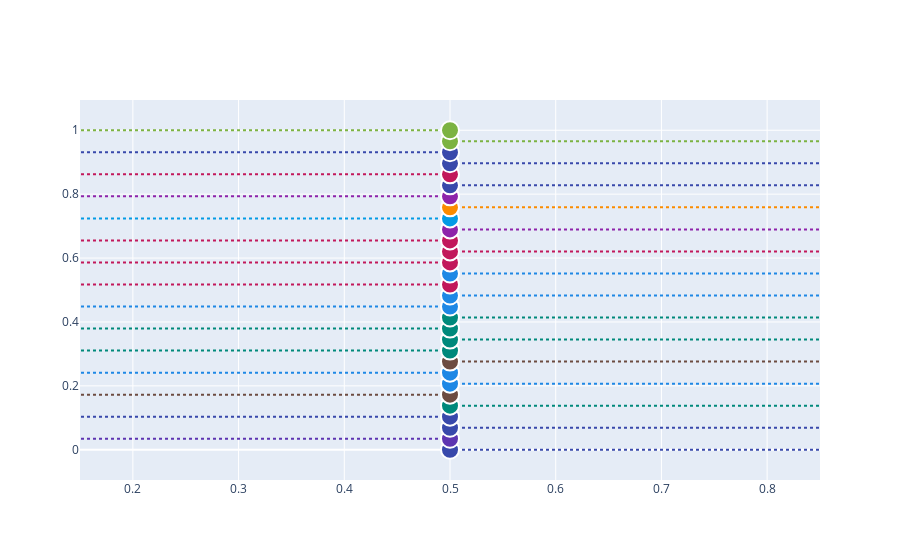

Notebook code for this chart:
### Code cell
# 4. Event markers (HOVER SHOWS FULL DETAILS)
fig.add_trace(go.Scatter(
    x=[0.5] * len(df), y=df["y_pos"],
    mode='markers',
    marker=dict(size=18, color=df["color"], 
                line=dict(color='white', width=2)),
    text=df["hover_text"],
    hovertemplate='%{text}<extra></extra>',
    showlegend=False
))

### Figure 1 — Plotly figure (JSON) as saved in the notebook; plotly's stock layout.template omitted (floating-point values rounded to 4 significant figures)
{"data": [{"hoverinfo": "skip", "line": {"color": "#546e7a", "width": 4}, "mode": "lines", "showlegend": false, "type": "scatter", "x": [0.5, 0.5], "y": [0, 1]}, {"hoverinfo": "skip", "line": {"color": "#3949ab", "dash": "dot", "width": 2}, "mode": "lines", "showlegend": false, "type": "scatter", "x": [0.5, 0.85], "y": [0, 0]}, {"hoverinfo": "skip", "line": {"color": "#5e35b1", "dash": "dot", "width": 2}, "mode": "lines", "showlegend": false, "type": "scatter", "x": [0.5, 0.15], "y": [0.03448, 0.03448]}, {"hoverinfo": "skip", "line": {"color": "#3949ab", "dash": "dot", "width": 2}, "mode": "lines", "showlegend": false, "type": "scatter", "x": [0.5, 0.85], "y": [0.06897, 0.06897]}, {"hoverinfo": "skip", "line": {"color": "#3949ab", "dash": "dot", "width": 2}, "mode": "lines", "showlegend": false, "type": "scatter", "x": [0.5, 0.15], "y": [0.1034, 0.1034]}, {"hoverinfo": "skip", "line": {"color": "#00897b", "dash": "dot", "width": 2}, "mode": "lines", "showlegend": false, "type": "scatter", "x": [0.5, 0.85], "y": [0.1379, 0.1379]}, {"hoverinfo": "skip", "line": {"color": "#6d4c41", "dash": "dot", "width": 2}, "mode": "lines", "showlegend": false, "type": "scatter", "x": [0.5, 0.15], "y": [0.1724, 0.1724]}, {"hoverinfo": "skip", "line": {"color": "#1e88e5", "dash": "dot", "width": 2}, "mode": "lines", "showlegend": false, "type": "scatter", "x": [0.5, 0.85], "y": [0.2069, 0.2069]}, {"hoverinfo": "skip", "line": {"color": "#1e88e5", "dash": "dot", "width": 2}, "mode": "lines", "showlegend": false, "type": "scatter", "x": [0.5, 0.15], "y": [0.2414, 0.2414]}, {"hoverinfo": "skip", "line": {"color": "#6d4c41", "dash": "dot", "width": 2}, "mode": "lines", "showlegend": false, "type": "scatter", "x": [0.5, 0.85], "y": [0.2759, 0.2759]}, {"hoverinfo": "skip", "line": {"color": "#00897b", "dash": "dot", "width": 2}, "mode": "lines", "showlegend": false, "type": "scatter", "x": [0.5, 0.15], "y": [0.3103, 0.3103]}, {"hoverinfo": "skip", "line": {"color": "#00897b", "dash": "dot", "width": 2}, "mode": "lines", "showlegend": false, "type": "scatter", "x": [0.5, 0.85], "y": [0.3448, 0.3448]}, {"hoverinfo": "skip", "line": {"color": "#00897b", "dash": "dot", "width": 2}, "mode": "lines", "showlegend": false, "type": "scatter", "x": [0.5, 0.15], "y": [0.3793, 0.3793]}, {"hoverinfo": "skip", "line": {"color": "#00897b", "dash": "dot", "width": 2}, "mode": "lines", "showlegend": false, "type": "scatter", "x": [0.5, 0.85], "y": [0.4138, 0.4138]}, {"hoverinfo": "skip", "line": {"color": "#1e88e5", "dash": "dot", "width": 2}, "mode": "lines", "showlegend": false, "type": "scatter", "x": [0.5, 0.15], "y": [0.4483, 0.4483]}, {"hoverinfo": "skip", "line": {"color": "#1e88e5", "dash": "dot", "width": 2}, "mode": "lines", "showlegend": false, "type": "scatter", "x": [0.5, 0.85], "y": [0.4828, 0.4828]}, {"hoverinfo": "skip", "line": {"color": "#c2185b", "dash": "dot", "width": 2}, "mode": "lines", "showlegend": false, "type": "scatter", "x": [0.5, 0.15], "y": [0.5172, 0.5172]}, {"hoverinfo": "skip", "line": {"color": "#1e88e5", "dash": "dot", "width": 2}, "mode": "lines", "showlegend": false, "type": "scatter", "x": [0.5, 0.85], "y": [0.5517, 0.5517]}, {"hoverinfo": "skip", "line": {"color": "#c2185b", "dash": "dot", "width": 2}, "mode": "lines", "showlegend": false, "type": "scatter", "x": [0.5, 0.15], "y": [0.5862, 0.5862]}, {"hoverinfo": "skip", "line": {"color": "#c2185b", "dash": "dot", "width": 2}, "mode": "lines", "showlegend": false, "type": "scatter", "x": [0.5, 0.85], "y": [0.6207, 0.6207]}, {"hoverinfo": "skip", "line": {"color": "#c2185b", "dash": "dot", "width": 2}, "mode": "lines", "showlegend": false, "type": "scatter", "x": [0.5, 0.15], "y": [0.6552, 0.6552]}, {"hoverinfo": "skip", "line": {"color": "#8e24aa", "dash": "dot", "width": 2}, "mode": "lines", "showlegend": false, "type": "scatter", "x": [0.5, 0.85], "y": [0.6897, 0.6897]}, {"hoverinfo": "skip", "line": {"color": "#039be5", "dash": "dot", "width": 2}, "mode": "lines", "showlegend": false, "type": "scatter", "x": [0.5, 0.15], "y": [0.7241, 0.7241]}, {"hoverinfo": "skip", "line": {"color": "#fb8c00", "dash": "dot", "width": 2}, "mode": "lines", "showlegend": false, "type": "scatter", "x": [0.5, 0.85], "y": [0.7586, 0.7586]}, {"hoverinfo": "skip", "line": {"color": "#8e24aa", "dash": "dot", "width": 2}, "mode": "lines", "showlegend": false, "type": "scatter", "x": [0.5, 0.15], "y": [0.7931, 0.7931]}, {"hoverinfo": "skip", "line": {"color": "#3949ab", "dash": "dot", "width": 2}, "mode": "lines", "showlegend": false, "type": "scatter", "x": [0.5, 0.85], "y": [0.8276, 0.8276]}, {"hoverinfo": "skip", "line": {"color": "#c2185b", "dash": "dot", "width": 2}, "mode": "lines", "showlegend": false, "type": "scatter", "x": [0.5, 0.15], "y": [0.8621, 0.8621]}, {"hoverinfo": "skip", "line": {"color": "#3949ab", "dash": "dot", "width": 2}, "mode": "lines", "showlegend": false, "type": "scatter", "x": [0.5, 0.85], "y": [0.8966, 0.8966]}, {"hoverinfo": "skip", "line": {"color": "#3949ab", "dash": "dot", "width": 2}, "mode": "lines", "showlegend": false, "type": "scatter", "x": [0.5, 0.15], "y": [0.931, 0.931]}, {"hoverinfo": "skip", "line": {"color": "#7cb342", "dash": "dot", "width": 2}, "mode": "lines", "showlegend": false, "type": "scatter", "x": [0.5, 0.85], "y": [0.9655, 0.9655]}, {"hoverinfo": "skip", "line": {"color": "#7cb342", "dash": "dot", "width": 2}, "mode": "lines", "showlegend": false, "type": "scatter", "x": [0.5, 0.15], "y": [1, 1]}, {"hovertemplate": "%{text}<extra></extra>", "marker": {"color": ["#3949ab", "#5e35b1", "#3949ab", "#3949ab", "#00897b", "#6d4c41", "#1e88e5", "#1e88e5", "#6d4c41", "#00897b", "#00897b", "#00897b", "#00897b", "#1e88e5", "#1e88e5", "#c2185b", "#1e88e5", "#c2185b", "#c2185b", "#c2185b", "#8e24aa", "#039be5", "#fb8c00", "#8e24aa", "#3949ab", "#c2185b", "#3949ab", "#3949ab", "#7cb342", "#7cb342"], "line": {"color": "white", "width": 2}, "size": 18}, "mode": "markers", "showlegend": false, "text": ["<b>Proto-Dravidian period</b><br><b>Period:</b> ~4500 BCE (2500 BCE)<br><b>Category:</b> Linguistics<br><br><b>Evidence:</b><br>Bayesian phylogenetics; comparative-historical linguistics<br><br><b>Description:</b><br>Proto-Dravidian dated to ~4,500 years before present; linguistic reconstruction anchors Dravidian family origins.<br><br><b>References:</b> [web:240][web:251][web:187][web:184]", "<b>Proto-Dravidian homeland context</b><br><b>Period:</b> ~3000–2500 BCE<br><b>Category:</b> Archaeology<br><br><b>Evidence:</b><br>Archaeolinguistics; cultural lexicon (agriculture, metallurgy, ecology)<br><br><b>Description:</b><br>Lexical reconstructions imply Southern Neolithic cultural ecology in peninsular India.<br><br><b>References:</b> [web:184][web:187]", "<b>Telugu splits from Proto-Dravidian</b><br><b>Period:</b> 1500–1000 BCE<br><b>Category:</b> Linguistics<br><br><b>Evidence:</b><br>Comparative phonological reconstruction; family tree topology<br><br><b>Description:</b><br>Telugu diverges as South-Central Dravidian branch, distinct from Tamil branch.<br><br><b>References:</b> [web:240][web:251]", "<b>South Dravidian I–II split</b><br><b>Period:</b> ~1100 BCE<br><b>Category:</b> Linguistics<br><br><b>Evidence:</b><br>Phylogenetic dating; subgroup innovations<br><br><b>Description:</b><br>South Dravidian split (~1100 BCE) separates Telugu lineage from South Dravidian I (e.g., Tamil).<br><br><b>References:</b> [web:240][web:251]", "<b>Earliest Telugu lexemes in inscriptions</b><br><b>Period:</b> ~400–200 BCE<br><b>Category:</b> Epigraphy<br><br><b>Evidence:</b><br>Bhattiprolu casket inscriptions; paleographic analysis<br><br><b>Description:</b><br>Prakrit inscriptions in the Andhra region include Telugu words; Dravidian-oriented letter forms emerge.<br><br><b>References:</b> [web:179][web:183][web:18][web:69]", "<b>Andhra in Mauryan period</b><br><b>Period:</b> ~257 BCE<br><b>Category:</b> History<br><br><b>Evidence:</b><br>Classical references; regional historiography<br><br><b>Description:</b><br>‘Andhra’ appears as a regional-linguistic identity during/near Mauryan horizons.<br><br><b>References:</b> [web:184][web:190]", "<b>Bhattiprolu script innovations</b><br><b>Period:</b> 3rd–1st c. BCE<br><b>Category:</b> Script<br><br><b>Evidence:</b><br>Paleography; structural features (inherent vowel discarded; distinct glyphs)<br><br><b>Description:</b><br>Brahmi variant adapted for Dravidian phonology; inscriptions are in Prakrit though letterforms suit Dravidian.<br><br><b>References:</b> [web:2][web:18][web:69]", "<b>Tamil-Brahmi contemporaneity</b><br><b>Period:</b> 2nd c. BCE–3rd c. CE<br><b>Category:</b> Script<br><br><b>Evidence:</b><br>Southern Brahmi adaptations; Dravidian morphophonology in script<br><br><b>Description:</b><br>Parallel southern Brahmi stream evidences Dravidian-motivated orthographic reforms.<br><br><b>References:</b> [web:137]", "<b>Satavahana (Andhra) horizon</b><br><b>Period:</b> ~110 BCE–220 CE<br><b>Category:</b> History<br><br><b>Evidence:</b><br>Epigraphy and coinage; Purāṇic notice<br><br><b>Description:</b><br>Satavahanas identified as ‘Andhra’; inscriptions largely in Prakrit amidst Telugu-speaking substrate.<br><br><b>References:</b> [web:305][web:308][web:310]", "<b>First inscriptional Telugu word</b><br><b>Period:</b> ~250 CE<br><b>Category:</b> Epigraphy<br><br><b>Evidence:</b><br>Nagarjunakonda/Amaravati sphere; lexeme ‘Nagabu’ attested<br><br><b>Description:</b><br>Early Telugu lexeme in stone records marks transition to identifiable Telugu within inscriptions.<br><br><b>References:</b> [web:188][web:315]", "<b>Halmidi inscription (Kannada)</b><br><b>Period:</b> 450–500 CE<br><b>Category:</b> Epigraphy<br><br><b>Evidence:</b><br>Kadamba script; earliest Kannada-language epigraph<br><br><b>Description:</b><br>Demonstrates the early South-Western script continuum related to later Telugu-Kannada developments.<br><br><b>References:</b> [web:103][web:105][web:109]", "<b>First complete Telugu inscription</b><br><b>Period:</b> 575 CE<br><b>Category:</b> Epigraphy<br><br><b>Evidence:</b><br>Renati Chola records (Kadapa region)<br><br><b>Description:</b><br>Telugu becomes an administrative inscriptional language with full syntactic deployment.<br><br><b>References:</b> [web:104][web:180][web:188][web:110]", "<b>First coastal Andhra Telugu epigraph</b><br><b>Period:</b> ~633 CE<br><b>Category:</b> Epigraphy<br><br><b>Evidence:</b><br>Early Āndhradeśa corpus survey<br><br><b>Description:</b><br>Geographical expansion of written Telugu into coastal tracts is epigraphically visible.<br><br><b>References:</b> [web:183]", "<b>Earliest Telugu alphabet usage</b><br><b>Period:</b> 660 CE<br><b>Category:</b> Script<br><br><b>Evidence:</b><br>Vikramaditya I inscription; Sanskrit in Telugu-Kannada script<br><br><b>Description:</b><br>Shows early deployment of Telugu-Kannada glyph forms for writing non-Telugu language content.<br><br><b>References:</b> [web:186]", "<b>Telugu–Kannada unified script</b><br><b>Period:</b> 7th–11th c. CE<br><b>Category:</b> Script<br><br><b>Evidence:</b><br>Kadamba → Telugu-Kannada continuum; Eastern Chalukya diffusion<br><br><b>Description:</b><br>Shared akshara system serves both languages for several centuries before stylistic divergence.<br><br><b>References:</b> [web:21][web:42][web:49][web:85]", "<b>Nannaya’s Andhra Mahabharatam</b><br><b>Period:</b> 1054–1061 CE<br><b>Category:</b> Literature<br><br><b>Evidence:</b><br>Court patronage (Raja Raja Narendra); early champu style<br><br><b>Description:</b><br>Adi Kavi Nannaya inaugurates classical Telugu literature and codifies literary register.<br><br><b>References:</b> [web:215][web:222][web:224][web:212]", "<b>Separation of Telugu & Kannada scripts</b><br><b>Period:</b> 1100–1400 CE<br><b>Category:</b> Script<br><br><b>Evidence:</b><br>Paleographic drift; regional styles<br><br><b>Description:</b><br>Unified Telugu–Kannada script differentiates into distinct modern trajectories over three centuries.<br><br><b>References:</b> [web:21][web:85][web:87]", "<b>Tikkana continues Mahabharatam</b><br><b>Period:</b> 1205–1288 CE<br><b>Category:</b> Literature<br><br><b>Evidence:</b><br>Kakatiya-era literary expansion; Ubhaya Kavi Mitrudu<br><br><b>Description:</b><br>Translates 15 later parvas, sustaining high classical style and literary continuity.<br><br><b>References:</b> [web:213][web:216][web:219]", "<b>Errana completes Mahabharatam</b><br><b>Period:</b> 14th c. CE<br><b>Category:</b> Literature<br><br><b>Evidence:</b><br>Completion of Aranya Parvam remainder<br><br><b>Description:</b><br>Kavitrayam’s 300-year project defines Telugu classicism and autonomous literary identity.<br><br><b>References:</b> [web:222]", "<b>Vijayanagara classical efflorescence</b><br><b>Period:</b> 15th–16th c. CE<br><b>Category:</b> Literature<br><br><b>Evidence:</b><br>Ashtadiggajas; Peddana’s Manucharitramu<br><br><b>Description:</b><br>Telugu reaches classical zenith at imperial court with ornate prabandha tradition.<br><br><b>References:</b> [web:220][web:214][web:226]", "<b>Paravastu Chinnayasuri, Bala Vyakaranamu</b><br><b>Period:</b> 1806–1862 CE<br><b>Category:</b> Grammar<br><br><b>Evidence:</b><br>Paninian framing of Telugu; prescriptive codification<br><br><b>Description:</b><br>Standardizes Grandhika register and pedagogy; entrenches diglossia with Vyavaharika.<br><br><b>References:</b> [web:247][web:253][web:250]", "<b>C. P. Brown’s Telugu renaissance</b><br><b>Period:</b> 1840s–1880s<br><b>Category:</b> Lexicography<br><br><b>Evidence:</b><br>Dictionaries; manuscript rescue; critical editions<br><br><b>Description:</b><br>Systematic preservation and lexicographic standards prevent severe loss of classical corpus.<br><br><b>References:</b> [web:276][web:285][web:288]", "<b>Kandukuri Veeresalingam’s reform</b><br><b>Period:</b> 1848–1919<br><b>Category:</b> Modernity<br><br><b>Evidence:</b><br>First Telugu novel; widow remarriage; journals<br><br><b>Description:</b><br>Harnesses Telugu for social reform, women’s education, and modern prose.<br><br><b>References:</b> [web:277][web:283][web:289][web:274]", "<b>Bala Vyakaranamu in schools</b><br><b>Period:</b> 1858<br><b>Category:</b> Grammar<br><br><b>Evidence:</b><br>Educational standardization of prescriptive grammar<br><br><b>Description:</b><br>Codified norms pervade curricula, shaping prose and formal instruction.<br><br><b>References:</b> [web:250][web:247]", "<b>Gidugu Venkata Ramamurthy’s Vyavaharika</b><br><b>Period:</b> 1863–1940<br><b>Category:</b> Linguistics<br><br><b>Evidence:</b><br>Colloquial advocacy; Savara linguistics<br><br><b>Description:</b><br>Establishes linguistic democracy prioritizing spoken Telugu; August 29 observed as Telugu Language Day.<br><br><b>References:</b> [web:252][web:246][web:249][web:255]", "<b>Viswanatha Satyanarayana, Kavi Samraat</b><br><b>Period:</b> 1895–1976<br><b>Category:</b> Literature<br><br><b>Evidence:</b><br>Jnanpith 1970; classical meters in modern oeuvre<br><br><b>Description:</b><br>Demonstrates modern classical mastery with vast, genre-spanning contributions.<br><br><b>References:</b> [web:278][web:272][web:284]", "<b>Bhadriraju Krishnamurti’s Dravidian linguistics</b><br><b>Period:</b> 1928–2012<br><b>Category:</b> Linguistics<br><br><b>Evidence:</b><br>Telugu Verbal Bases (1961); The Dravidian Languages (2003)<br><br><b>Description:</b><br>Indigenous scholar synthesizes insider knowledge with rigorous comparative method.<br><br><b>References:</b> [web:245][web:251][web:263][web:232]", "<b>The Dravidian Languages (Cambridge)</b><br><b>Period:</b> 2003<br><b>Category:</b> Linguistics<br><br><b>Evidence:</b><br>Comprehensive synthesis; standard reference<br><br><b>Description:</b><br>Definitive framework for Dravidian comparative linguistics and Telugu’s place within it.<br><br><b>References:</b> [web:251][web:263]", "<b>Classical language policy begins</b><br><b>Period:</b> 2004<br><b>Category:</b> Policy<br><br><b>Evidence:</b><br>Government criteria; expert committee<br><br><b>Description:</b><br>Criteria codified for classical status; Tamil designated first under policy.<br><br><b>References:</b> [web:309][web:312]", "<b>Telugu recognized as Classical Language</b><br><b>Period:</b> 2008<br><b>Category:</b> Policy<br><br><b>Evidence:</b><br>Government notification; legal scrutiny later upheld<br><br><b>Description:</b><br>Documentation on antiquity, independent literature, and continuity secures classical status.<br><br><b>References:</b> [web:307][web:309][web:312][web:314]"], "type": "scatter", "x": [0.5, 0.5, 0.5, 0.5, 0.5, 0.5, 0.5, 0.5, 0.5, 0.5, 0.5, 0.5, 0.5, 0.5, 0.5, 0.5, 0.5, 0.5, 0.5, 0.5, 0.5, 0.5, 0.5, 0.5, 0.5, 0.5, 0.5, 0.5, 0.5, 0.5], "y": [0.0, 0.03448, 0.06897, 0.1034, 0.1379, 0.1724, 0.2069, 0.2414, 0.2759, 0.3103, 0.3448, 0.3793, 0.4138, 0.4483, 0.4828, 0.5172, 0.5517, 0.5862, 0.6207, 0.6552, 0.6897, 0.7241, 0.7586, 0.7931, 0.8276, 0.8621, 0.8966, 0.931, 0.9655, 1.0]}], "layout": {}}
